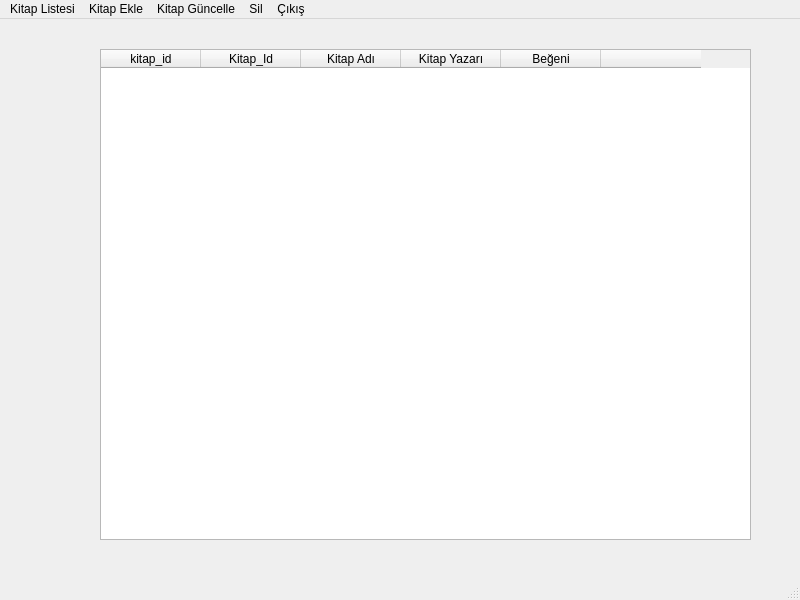
<?xml version="1.0" encoding="UTF-8"?>
<ui version="4.0">
 <class>AnaEkran</class>
 <widget class="QMainWindow" name="AnaEkran">
  <property name="geometry">
   <rect>
    <x>0</x>
    <y>0</y>
    <width>800</width>
    <height>600</height>
   </rect>
  </property>
  <property name="windowTitle">
   <string>MainWindow</string>
  </property>
  <widget class="QWidget" name="AnaForm">
   <widget class="QTableWidget" name="tableWidget">
    <property name="geometry">
     <rect>
      <x>100</x>
      <y>30</y>
      <width>651</width>
      <height>491</height>
     </rect>
    </property>
    <column>
     <property name="text">
      <string>kitap_id</string>
     </property>
    </column>
    <column>
     <property name="text">
      <string>Kitap_Id</string>
     </property>
    </column>
    <column>
     <property name="text">
      <string>Kitap Adı</string>
     </property>
    </column>
    <column>
     <property name="text">
      <string>Kitap Yazarı</string>
     </property>
    </column>
    <column>
     <property name="text">
      <string>Beğeni</string>
     </property>
    </column>
    <column>
     <property name="text">
      <string/>
     </property>
    </column>
   </widget>
  </widget>
  <widget class="QMenuBar" name="menubar">
   <property name="geometry">
    <rect>
     <x>0</x>
     <y>0</y>
     <width>800</width>
     <height>26</height>
    </rect>
   </property>
   <widget class="QMenu" name="menuKitap_Listesi">
    <property name="title">
     <string>Kitap Listesi</string>
    </property>
    <addaction name="actionKitap_Listeleme"/>
   </widget>
   <widget class="QMenu" name="menuKitap_Ekle">
    <property name="title">
     <string>Kitap Ekle</string>
    </property>
    <addaction name="actionKitap_Ekleme"/>
   </widget>
   <widget class="QMenu" name="menuKitap_Guncelle">
    <property name="title">
     <string>Kitap Güncelle</string>
    </property>
    <addaction name="actionKitap_G_ncelleme"/>
   </widget>
   <widget class="QMenu" name="menuSil">
    <property name="title">
     <string>Sil</string>
    </property>
    <addaction name="actionSilme"/>
   </widget>
   <widget class="QMenu" name="menucikis">
    <property name="title">
     <string>Çıkış</string>
    </property>
   </widget>
   <addaction name="menuKitap_Listesi"/>
   <addaction name="menuKitap_Ekle"/>
   <addaction name="menuKitap_Guncelle"/>
   <addaction name="menuSil"/>
   <addaction name="menucikis"/>
  </widget>
  <widget class="QStatusBar" name="statusbar"/>
  <action name="actionKitap_Ekleme">
   <property name="text">
    <string>Kitap Ekleme</string>
   </property>
  </action>
  <action name="actionKitap_Listeleme">
   <property name="text">
    <string>Kitap Listeleme</string>
   </property>
  </action>
  <action name="actionKitap_G_ncelleme">
   <property name="text">
    <string>Kitap Güncelleme</string>
   </property>
  </action>
  <action name="actionSilme">
   <property name="text">
    <string>Silme</string>
   </property>
  </action>
 </widget>
 <resources/>
 <connections/>
</ui>
